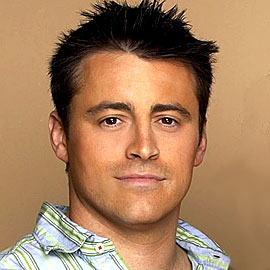
#> input picture AI/images/joey.jpg, 270 x 270 px, found by its file name
$ python image1_single.py
#> lines starting #> are read from the running program, lines starting #| are printed output that depends on the picture; after the words box and inside, x2 and y2 are one past the last pixel; in counts of white or black regions, pixels touching at a corner belong together
import cv2
from random import randrange
#load pre-trained data

face_trained_data = cv2.CascadeClassifier('C:/Users/shafi/Desktop/Data_Science-AI/AI/data/haarcascade_frontalface_alt.xml')

img = cv2.imread('C:/Users/shafi/Desktop/Data_Science-AI/AI/images/joey.jpg')
#> img is the input picture: shape (270, 270, 3); mean B, G, R 94.2, 127.7, 166.8
grayscale_img = cv2.cvtColor(img, cv2.COLOR_BGR2GRAY)
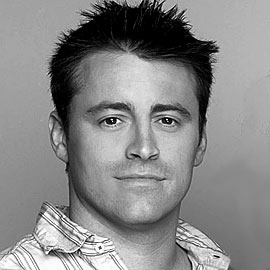
#> grayscale_img: shape (270, 270); min 0, max 255, mean 135.6
faces = face_trained_data.detectMultiScale(grayscale_img)
#> faces = [[67, 58, 149, 149]]


for (x, y, w, h) in faces:
    cv2.rectangle(img, (x, y), (x+w, y+h), (255, 0, 255), 3)
#> this loop made 1 pass
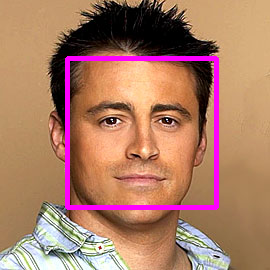
#> img: shape (270, 270, 3); 4.07% of pixels changed, all inside (x1, y1, x2, y2) = (65, 56, 219, 210)

#Display the image in windows
cv2.imshow('color', img)
cv2.imshow("B&W",grayscale_img)
cv2.waitKey()

$ run again, with AI/images/people.jpg copied over AI/images/joey.jpg
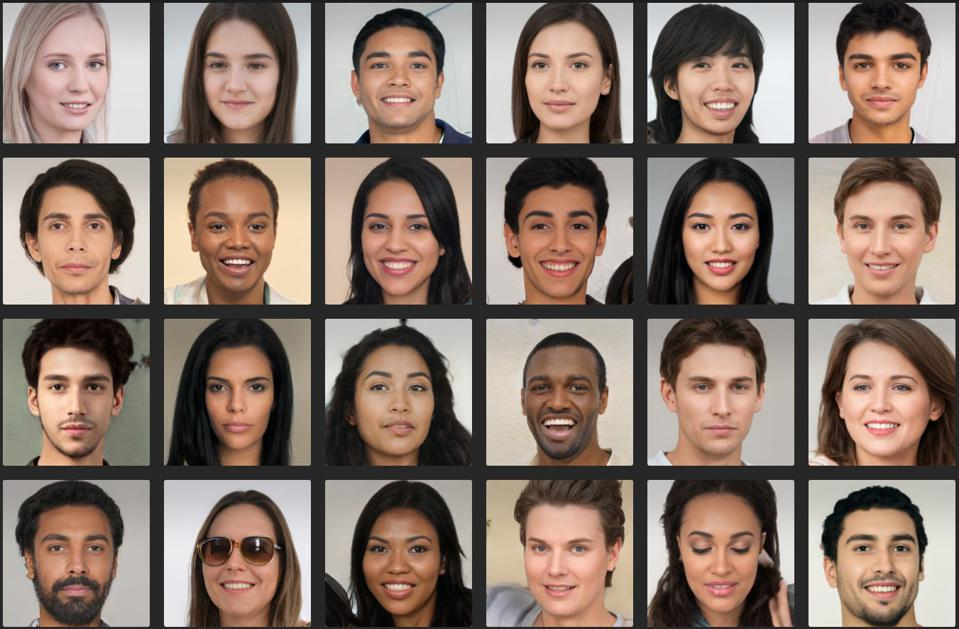
#> input picture AI/images/people.jpg, 959 x 629 px, found by its file name
#> img is the input picture: shape (629, 959, 3); mean B, G, R 106.2, 116.7, 135.2
#> `grayscale_img = cv2.cvtColor(img, cv2.COLOR_BGR2GRAY)`:
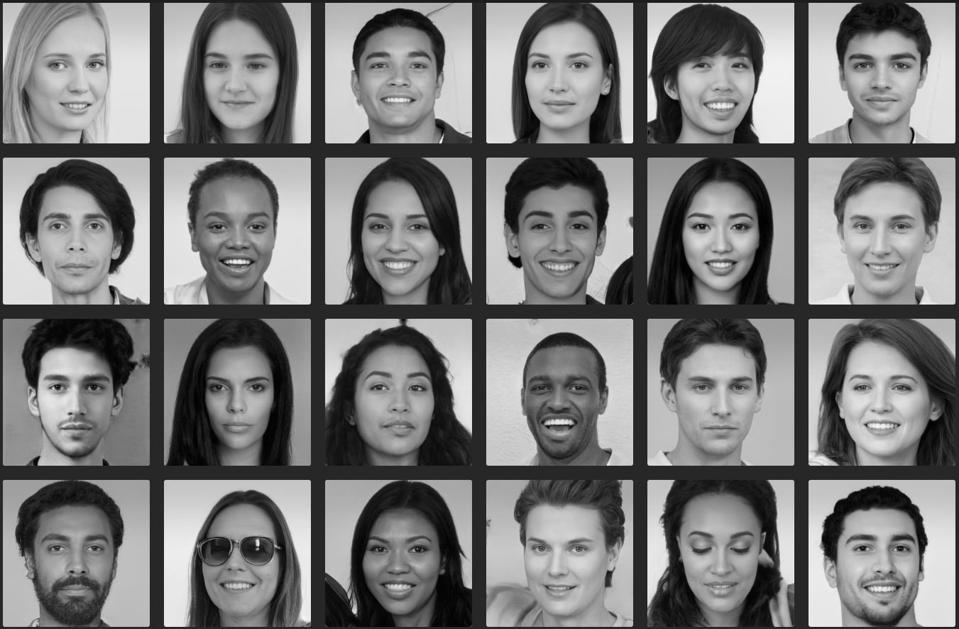
#> grayscale_img: shape (629, 959); min 0, max 255, mean 121.1
#> faces = 24 rows, first 6: [193, 353, 89, 89], [834, 27, 97, 97], [512, 28, 96, 96], [677, 32, 89, 89], [351, 350, 97, 97], [354, 513, 92, 92]
#> the loop `for (x, y, w, h) in faces:` made 24 passes
#> after the loop `for (x, y, w, h) in faces:`:
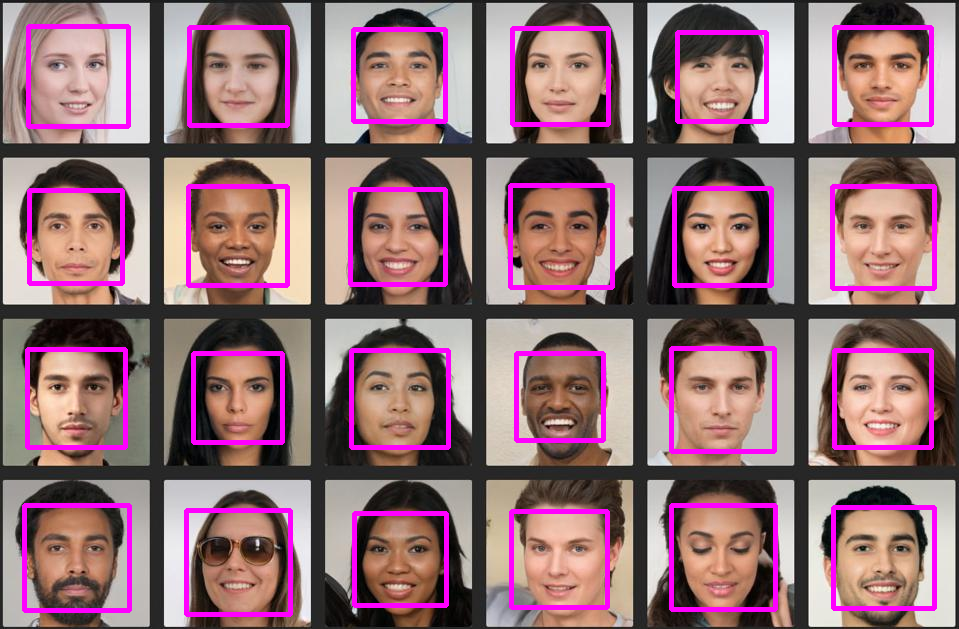
#> img: shape (629, 959, 3); 7.69% of pixels changed, all inside (x1, y1, x2, y2) = (22, 24, 937, 617)
